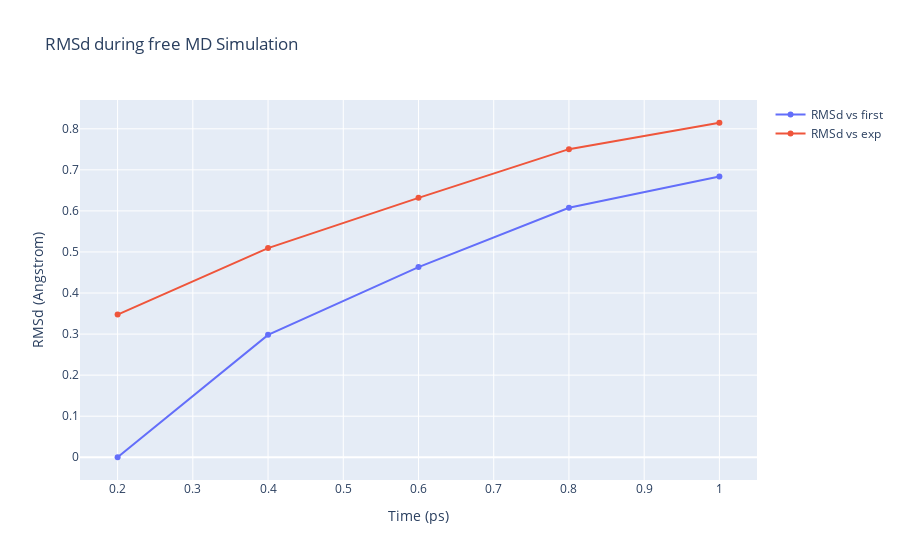

The cell this chart's notebook holds for it:
### Code cell
# Read RMS vs first snapshot data from file 
import numpy as np

with open(f"output/{pdbCode}_rms_first.dat",'r') as rms_first_file:
    x,y = map(
        list,
        zip(*[
            (float(line.split()[0]),float(line.split()[1]))
            for line in rms_first_file 
            if not line.startswith(("#","@")) 
        ])
    )

# Read RMS vs experimental structure data from file 
with open(f"output/{pdbCode}_rms_exp.dat",'r') as rms_exp_file:
    x2,y2 = map(
        list,
        zip(*[
            (float(line.split()[0]),float(line.split()[1]))
            for line in rms_exp_file
            if not line.startswith(("#","@")) 
        ])
    )
    
trace1 = go.Scatter(
    x = np.arange(0.2,1.2,0.2),
    y = y,
    name = 'RMSd vs first'
)

trace2 = go.Scatter(
    x = np.arange(0.2,1.2,0.2),
    y = y2,
    name = 'RMSd vs exp'
)

data = [trace1, trace2]

plotly.offline.init_notebook_mode(connected=True)

fig = {
    "data": data,
    "layout": go.Layout(title="RMSd during free MD Simulation",
                        xaxis=dict(title = "Time (ps)"),
                        yaxis=dict(title = "RMSd (Angstrom)")
                       )
}

plotly.offline.iplot(fig)

### Figure 1 — Plotly figure (JSON) as saved in the notebook; plotly's stock layout.template omitted (floating-point values rounded to 4 significant figures)
{"data": [{"name": "RMSd vs first", "type": "scatter", "x": [0.2, 0.4, 0.6, 0.8, 1], "y": [0, 0.2981, 0.4631, 0.6075, 0.684]}, {"name": "RMSd vs exp", "type": "scatter", "x": [0.2, 0.4, 0.6, 0.8, 1], "y": [0.3474, 0.5095, 0.6318, 0.7504, 0.8147]}], "layout": {"title": {"text": "RMSd during free MD Simulation"}, "xaxis": {"title": {"text": "Time (ps)"}}, "yaxis": {"title": {"text": "RMSd (Angstrom)"}}}}
